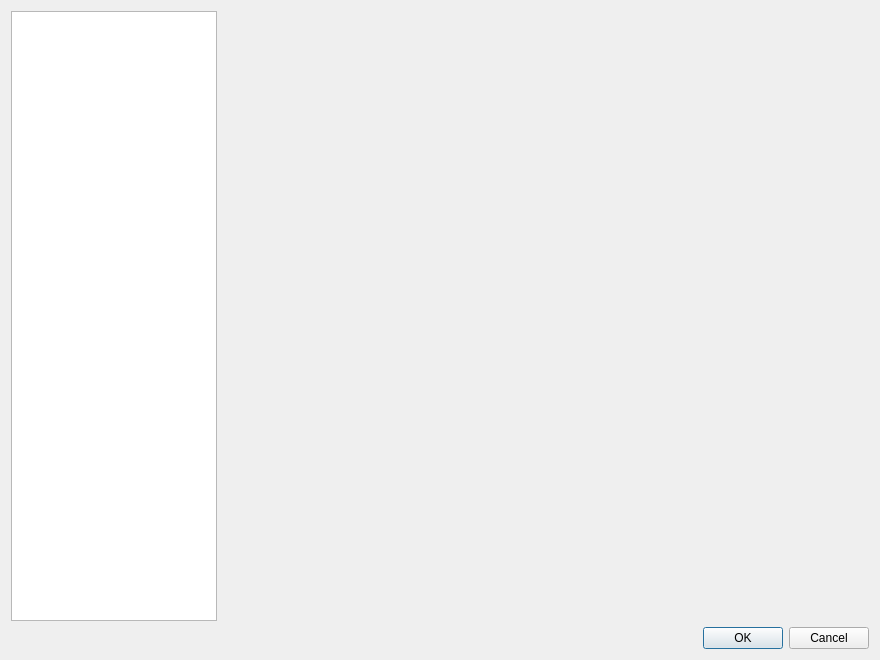
<?xml version="1.0" encoding="UTF-8"?>
<ui version="4.0">
 <class>EffectsDialog</class>
 <widget class="QDialog" name="EffectsDialog">
  <property name="windowModality">
   <enum>Qt::ApplicationModal</enum>
  </property>
  <property name="geometry">
   <rect>
    <x>0</x>
    <y>0</y>
    <width>880</width>
    <height>660</height>
   </rect>
  </property>
  <property name="windowTitle">
   <string>Effects</string>
  </property>
  <layout class="QVBoxLayout" name="verticalLayout">
   <item>
    <layout class="QHBoxLayout" name="horizontalLayout_3">
     <item>
      <widget class="QListWidget" name="listWidget">
       <property name="alternatingRowColors">
        <bool>true</bool>
       </property>
      </widget>
     </item>
     <item>
      <layout class="QVBoxLayout" name="verticalLayout_2">
       <item>
        <layout class="QHBoxLayout" name="horizontalLayout">
         <item>
          <widget class="ClickableLabel" name="labelSrc">
           <property name="sizePolicy">
            <sizepolicy hsizetype="Fixed" vsizetype="Fixed">
             <horstretch>0</horstretch>
             <verstretch>0</verstretch>
            </sizepolicy>
           </property>
           <property name="minimumSize">
            <size>
             <width>320</width>
             <height>320</height>
            </size>
           </property>
           <property name="text">
            <string/>
           </property>
          </widget>
         </item>
         <item>
          <widget class="QLabel" name="labelDst">
           <property name="sizePolicy">
            <sizepolicy hsizetype="Fixed" vsizetype="Fixed">
             <horstretch>0</horstretch>
             <verstretch>0</verstretch>
            </sizepolicy>
           </property>
           <property name="minimumSize">
            <size>
             <width>320</width>
             <height>320</height>
            </size>
           </property>
           <property name="text">
            <string/>
           </property>
          </widget>
         </item>
        </layout>
       </item>
       <item>
        <layout class="QVBoxLayout" name="verticalLayout_3">
         <item>
          <layout class="QGridLayout" name="guestLayout">
           <item row="0" column="2">
            <spacer name="horizontalSpacer">
             <property name="orientation">
              <enum>Qt::Horizontal</enum>
             </property>
             <property name="sizeHint" stdset="0">
              <size>
               <width>40</width>
               <height>1</height>
              </size>
             </property>
            </spacer>
           </item>
          </layout>
         </item>
         <item>
          <spacer name="verticalSpacer">
           <property name="orientation">
            <enum>Qt::Vertical</enum>
           </property>
           <property name="sizeHint" stdset="0">
            <size>
             <width>20</width>
             <height>40</height>
            </size>
           </property>
          </spacer>
         </item>
        </layout>
       </item>
      </layout>
     </item>
    </layout>
   </item>
   <item>
    <widget class="QDialogButtonBox" name="buttonBox">
     <property name="orientation">
      <enum>Qt::Horizontal</enum>
     </property>
     <property name="standardButtons">
      <set>QDialogButtonBox::Cancel|QDialogButtonBox::Ok</set>
     </property>
    </widget>
   </item>
  </layout>
 </widget>
 <customwidgets>
  <customwidget>
   <class>ClickableLabel</class>
   <extends>QLabel</extends>
   <header>widgets/clickablelabel.h</header>
  </customwidget>
 </customwidgets>
 <resources/>
 <connections>
  <connection>
   <sender>buttonBox</sender>
   <signal>accepted()</signal>
   <receiver>EffectsDialog</receiver>
   <slot>accept()</slot>
   <hints>
    <hint type="sourcelabel">
     <x>248</x>
     <y>254</y>
    </hint>
    <hint type="destinationlabel">
     <x>157</x>
     <y>274</y>
    </hint>
   </hints>
  </connection>
  <connection>
   <sender>buttonBox</sender>
   <signal>rejected()</signal>
   <receiver>EffectsDialog</receiver>
   <slot>reject()</slot>
   <hints>
    <hint type="sourcelabel">
     <x>316</x>
     <y>260</y>
    </hint>
    <hint type="destinationlabel">
     <x>286</x>
     <y>274</y>
    </hint>
   </hints>
  </connection>
 </connections>
</ui>
